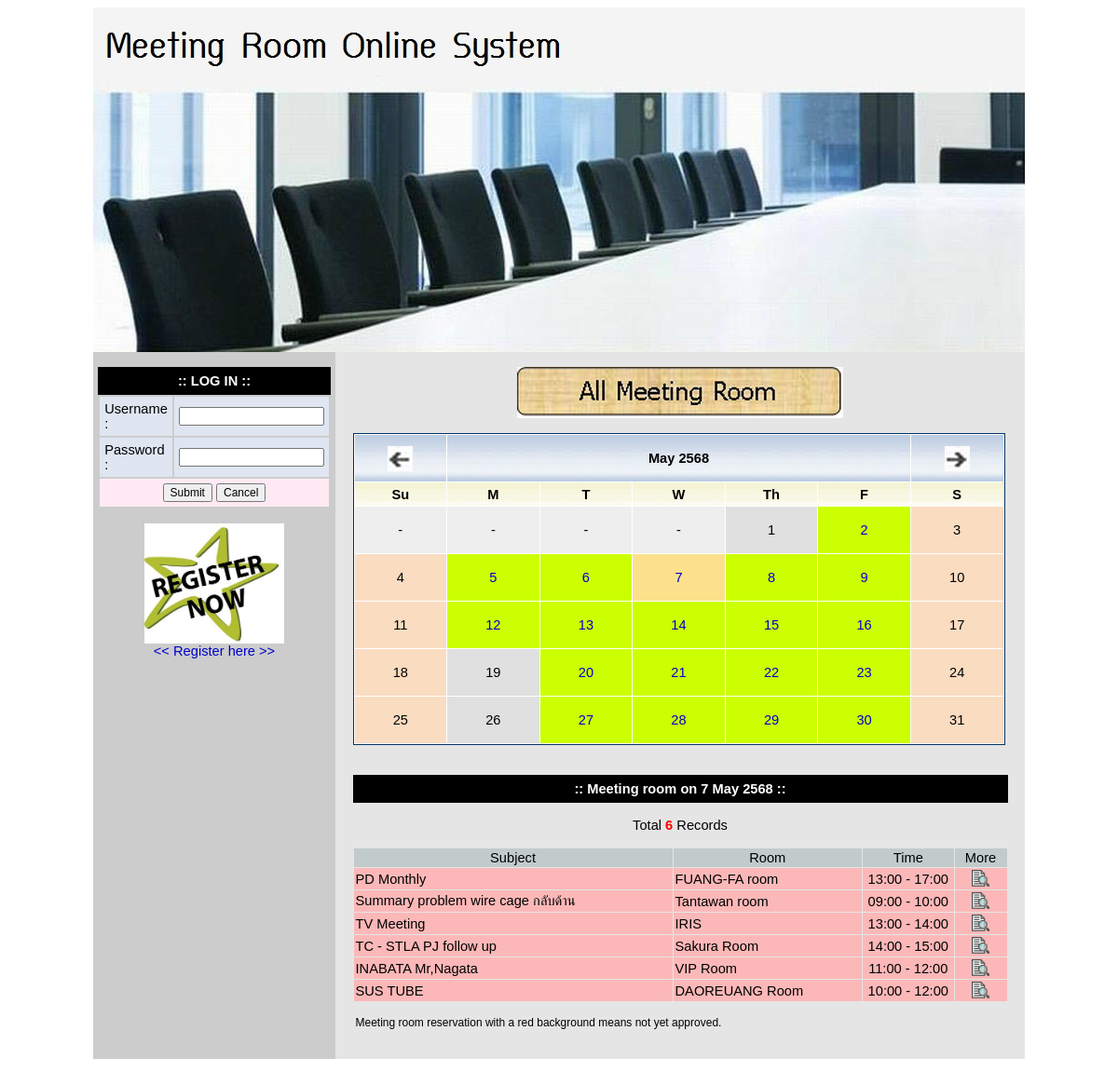
The page / on the database its author committed.
### tables this page shows
CREATE TABLE `booking_tb` (
  `id` int(5) NOT NULL,
  `subject` varchar(200) NOT NULL,
  `header` varchar(200) NOT NULL,
  `nummeeting` varchar(10) NOT NULL,
  `room_id` varchar(5) NOT NULL,
  `booking_date` date NOT NULL,
  `time_start` time NOT NULL,
  `time_end` time NOT NULL,
  `checktool` text,
  `checkfood` text,
  `department` varchar(200) NOT NULL,
  `person_meeting` text NOT NULL,
  `remark` text NOT NULL,
  `username` varchar(100) NOT NULL,
  `datetime_send` varchar(50) NOT NULL,
  `booking_status` varchar(50) NOT NULL,
  `txt_tmp1` text,
  `txt_tmp2` text
);

CREATE TABLE `room_tb` (
  `id` int(5) NOT NULL,
  `room_name` varchar(200) NOT NULL,
  `room_pic` varchar(100) NOT NULL,
  `room_address` varchar(500) NOT NULL,
  `total_seat` varchar(10) NOT NULL,
  `response_name` varchar(200) NOT NULL,
  `department` varchar(200) NOT NULL,
  `tel` varchar(200) NOT NULL,
  `remarks` varchar(500) NOT NULL
);

### function.php (called while the page is built, shortened)
<?php
function DateThai($strDate)
{
     $strYear = date("Y",strtotime($strDate))+543;
     $strMonth= date("n",strtotime($strDate));
     $strDay= date("j",strtotime($strDate));
     $strMonthCut = Array("","January","February","March","April","May","June","July","August","September","October","November","December");
     $strMonthThai=$strMonthCut[$strMonth];
     return "$strDay $strMonthThai $strYear";
}
function convert_time($time_tmp)
{
     if($time_tmp != ""){
          $time_tmp_arr = explode(":",$time_tmp);
          $str_return = $time_tmp_arr[0].":".$time_tmp_arr[1];
     }
     else
     {
          $str_return = "";
     }
     return $str_return;
}
?>

### index.php (the view, shortened to what this page needs)
<?php
include "function.php";
?>
<!DOCTYPE html PUBLIC "-//W3C//DTD XHTML 1.0 Transitional//EN" "http://www.w3.org/TR/xhtml1/DTD/xhtml1-transitional.dtd">
<html xmlns="http://www.w3.org/1999/xhtml">
<head>
</head>
<body>
<center>
<table border="0" cellpadding="0" cellspacing="0" width="1000">
  <tbody><tr>
    <td>
<table class="bottom_border" border="0" cellpadding="0" cellspacing="0" width="100%">
  <tbody>
  <tr>
      <td align="center"><img src="images/meeting_header.jpg"></td>
  </tr>
</tbody>
</table>
</td>
  </tr>
  <tr>
    <td><table border="0" cellpadding="0" cellspacing="0" width="100%">
      <tbody><tr>
        <td class="right_border" bgcolor="#CCCCCC" valign="top" width="15%"><table border="0" cellpadding="0" cellspacing="0" width="260">
          <tbody><tr>
            <td>&nbsp;</td>
          </tr>
          <tr>
            <td>
<table border="0" cellpadding="0" cellspacing="0" width="100%">
  <tbody><tr>
    <td>
<form action="user_login.php" method="post" name="form1" onsubmit="return checkform(this);">
<table align="center" border="0" cellpadding="0" cellspacing="0" width="90%">
      <tbody>
        <tr>
        <td bgcolor="#000000" height="30" align="center"><font color="#FFFFFF"><b>:: LOG IN ::</b></font></td>
        </tr>
      <tr>
        <td><table align="center" border="0" cellpadding="5" cellspacing="2" width="100%">
          <tbody><tr bgcolor="#DFE6F1">
            <td bgcolor="#DFE6F1" width="40%"><div align="left">Username : </div></td>
            <td width="60%" align="left"><input name="username" id="username" type="text" size="19"></td>
          </tr>
          <tr bgcolor="#DFE6F1">
            <td bgcolor="#DFE6F1"><div align="left">Password : </div></td>
            <td align="left"><input name="password" id="password" type="password" size="19"></td>
          </tr>
          <tr bgcolor="#FFEAF4">
            <td colspan="2" align="center"><input name="submit_bt" value="Submit" type="submit"> <input name="reset_bt" value="Cancel" type="reset"></td>
          </tr>
        </tbody></table></td>
        </tr>
    </tbody>
</table>
</form>
<br>
<center>
<a href="register.php"><img src="images/register.jpg" width="150" border="0"><br><< Register here >></a>
</center>
    </td>
  </tr>
  <tr>
    <td>&nbsp;</td>
  </tr>
</tbody></table>
</td>
          </tr>
        </tbody></table></td>
        <td bgcolor="#E5E5E5" valign="top" width="85%"><table align="center" border="0" cellpadding="0" cellspacing="0" width="95%">
          <tbody><tr>
            <td>&nbsp;</td>
          </tr>
          <tr>
            <td>
<center>
<a href="show_all_room.php" onclick="NewWindow(this.href,'show_tuple','700','500','yes');return false"><img src="images/all_room_label.jpg" border="0"></a>
</center>
<br>
<?php
include"calendar.php";
?>
<br></td>
          </tr>
          <tr>
            <td>&nbsp;</td>
          </tr>
          <tr>
            <td>
            <table border="0" cellpadding="0" cellspacing="0" width="100%">
              <tbody>
<?php
if($date != "")
{
?>
              <tr>
                <td align="center" bgcolor="#000000" height="30"><font color="#FFFFFF"><b>:: Meeting room on <?php echo DateThai($date); ?> ::</b></font></td>
              </tr>
              <tr>
                <td>&nbsp;</td>
              </tr>
              <tr>
                <td>
<?php
$strSQL = "SELECT * FROM booking_tb WHERE booking_date = '$date' ORDER BY room_id,time_start";
$result = mysql_query($strSQL);
$total_login = mysql_num_rows($result);
?>
                  <div align="center">Total <font color="red"><b><?php echo $total_login; ?></b></font> Records</div><br>
	<table bordercolorlight="#999999" bordercolordark="#FFFFFF" align="center" border="0" bordercolor="#FFFFFF" cellpadding="2" cellspacing="1" height="25" width="100%">
                    <tbody>
                     <tr bgcolor="#C1CBCB">
                      <td width="49%" align="center">Subject</td>
                      <td width="29%" align="center">Room</td>
                      <td width="14%" align="center">Time</td>
                      <td width="8%" align="center">More</td>
                    </tr>
<?php
While($row = mysql_fetch_array($result)){
$room_id = $row['room_id'];
$strSQL_tmp = "SELECT * FROM room_tb WHERE id = '$room_id'";
$result_tmp = mysql_query($strSQL_tmp);
$row_tmp = mysql_fetch_array($result_tmp);
$room_name = $row_tmp['room_name'];
?>
                     <tr bgcolor="<?php if($row['booking_status'] == "NOT_ACTIVE") echo "#FCB8B8"; else echo "#F2F5F5"; ?>">
                      <td align="left"><?php echo $row['subject']; ?></td>
                      <td align="left"><?php echo $room_name; ?></td>
                      <td align="center"><?php echo convert_time($row['time_start']); ?> - <?php echo convert_time($row['time_end']); ?></td>
                      <td align="center"><a href="show_details.php?id=<?php echo $row['id'];?>" onclick="NewWindow(this.href,'show_tuple','700','500','yes');return false"><img src="images/view_icon.gif" width="19" border="0"></a></td>
                    </tr>
<?php
}
?>
                     <tr>
                      <td align="left" colspan="4" height="40"><small>Meeting room reservation with a red background means not yet approved.</small></td>
                    </tr>
                    </tbody>
	</table>
	</div>
                </td>
              </tr>
              <tr>
                <td>&nbsp;</td>
              </tr>
<?php
}
else
{
$date = date("Y-n-j");
?>
              <tr>
                <td align="center" bgcolor="#000000" height="30"><font color="#FFFFFF"><b>:: Meeting room on <?php echo DateThai(date("Y-n-j")); ?> ::</b></font></td>
              </tr>
              <tr>
                <td>&nbsp;</td>
              </tr>
              <tr>
                <td>
<?php
$strSQL = "SELECT * FROM booking_tb WHERE booking_date = '$date' ORDER BY room_id,time_start";
$result = mysql_query($strSQL);
$total_login = mysql_num_rows($result);
?>
                  <div align="center">Total <font color="red"><b><?php echo $total_login; ?></b></font> Records</div><br>
	<table bordercolorlight="#999999" bordercolordark="#FFFFFF" align="center" border="0" bordercolor="#FFFFFF" cellpadding="2" cellspacing="1" height="25" width="100%">
                    <tbody>
                     <tr bgcolor="#C1CBCB">
                      <td width="49%" align="center">Subject</td>
                      <td width="29%" align="center">Room</td>
                      <td width="14%" align="center">Time</td>
                      <td width="8%" align="center">More</td>
                    </tr>
<?php
While($row = mysql_fetch_array($result)){
$room_id = $row['room_id'];
$strSQL_tmp = "SELECT * FROM room_tb WHERE id = '$room_id'";
$result_tmp = mysql_query($strSQL_tmp);
$row_tmp = mysql_fetch_array($result_tmp);
$room_name = $row_tmp['room_name'];
?>
                     <tr bgcolor="<?php if($row['booking_status'] == "NOT_ACTIVE") echo "#FCB8B8"; else echo "#F2F5F5"; ?>">
                      <td align="left"><?php echo $row['subject']; ?></td>
                      <td align="left"><?php echo $room_name; ?></td>
                      <td align="center"><?php echo convert_time($row['time_start']); ?> - <?php echo convert_time($row['time_end']); ?></td>
                      <td align="center"><a href="show_details.php?id=<?php echo $row['id'];?>" onclick="NewWindow(this.href,'show_tuple','700','500','yes');return false"><img src="images/view_icon.gif" width="19" border="0"></a></td>
                    </tr>
<?php
}
?>
                     <tr>
                      <td align="left" colspan="4" height="40"><small>Meeting room reservation with a red background means not yet approved.</small></td>
                    </tr>
                    </tbody>
	</table>
                </td>
              </tr>
              <tr>
                <td>&nbsp;</td>
              </tr>
<?php
}
?>
                  </tbody>
	</table>
               </td>
              </tr>
            </tbody></table>
						</td>
          </tr>
          <tr>
            <td>&nbsp;</td>
          </tr>
        </tbody></table></td>
      </tr>
      <tr>
        <td colspan="2">
<table border="0" cellpadding="0" cellspacing="0" height="10" width="100%">
  <tbody><tr>
    <td></td>
  </tr>
</tbody>
</table>
</td>
        </tr>
    </tbody></table></td>
</center>
</body>
</html>

### calendar.php (shortened to what this page needs)
<?php
$month = $_GET['month'];
$year = $_GET['year'];
class Calendar
{
    function getMonthView($month, $year)
    {
        return $this->getMonthHTML($month, $year);
    }
    function getDaysInMonth($month, $year)
    {
        $d = $this->daysInMonth[$month - 1];
        return $d;
    }
    function getMonthHTML($m, $y, $showYear = 1)
    {
        $s = "";
        $a = $this->adjustDate($m, $y);
        $month = $a[0];
        $year = $a[1];
    	$daysInMonth = $this->getDaysInMonth($month, $year);
    	$date = getdate(mktime(12, 0, 0, $month, 1, $year));
    	$first = $date["wday"];
    	$monthName = $this->monthNames[$month - 1];
    	$prev = $this->adjustDate($month - 1, $year);
    	$next = $this->adjustDate($month + 1, $year);
    	if ($showYear == 1)
    	{
    	    $prevMonth = $this->getCalendarLink($prev[0], $prev[1]);
    	    $nextMonth = $this->getCalendarLink($next[0], $next[1]);
    	}
    	else
    	{
    	    $prevMonth = "";
    	    $nextMonth = "";
    	}
    	$header = $monthName . (($showYear > 0) ? " " . ($year+543) : "");
    	$s .= "<table width=\"700\" border=\"0\" cellpadding=\"0\" cellspacing=\"1\" bgcolor=\"#003366\">";
    	$s .= "  <tr>";
    	$s .= "    <td bgcolor=\"#FFFFFF\">";
    	$s .= "<table class=\"calendar\" border=\"0\" width=\"100%\"  cellpadding=\"0\" cellspacing=\"1\">\n";
    	$s .= "<tr height=\"50\">\n";
    	$s .= "<td align=\"center\" background=\"images/monthBg.gif\" height=\"22\">" . (($prevMonth == "") ? "&nbsp;" : "<a href=\"$prevMonth\" title=\"Previous Month\"><img src=\"images/dot10.gif\" border=\"0\"></a>")  . "</td>\n";
    	$s .= "<td align=\"center\"  background=\"images/monthBg.gif\"  colspan=\"5\"><b><center>$header</center></b></td>\n";
    	$s .= "<td align=\"center\"  background=\"images/monthBg.gif\">" . (($nextMonth == "") ? "&nbsp;" : "<center><a href=\"$nextMonth\" title=\"Next Month\"><img src=\"images/dot09.gif\" border=\"0\"></a></center>")  . "</td>\n";
    	$s .= "</tr>\n";
    	$s .= "<tr>\n";
    	$s .= "<td align=\"center\" valign=\"middle\"  background=\"images/dayBg.gif\" height=\"25\" width=\"14%\"><center><b>" . $this->dayNames[($this->startDay)%7] . "</b></center></td>\n";
    	$s .= "<td align=\"center\" valign=\"middle\"  background=\"images/dayBg.gif\" height=\"25\" width=\"14%\"><center><b>" . $this->dayNames[($this->startDay+1)%7] . "</b></center></td>\n";
    	$s .= "<td align=\"center\" valign=\"middle\"  background=\"images/dayBg.gif\" height=\"25\" width=\"14%\"><center><b>" . $this->dayNames[($this->startDay+2)%7] . "</b></center></td>\n";
    	$s .= "<td align=\"center\" valign=\"middle\"  background=\"images/dayBg.gif\" height=\"25\" width=\"14%\"><center><b>" . $this->dayNames[($this->startDay+3)%7] . "</b></center></td>\n";
    	$s .= "<td align=\"center\" valign=\"middle\"  background=\"images/dayBg.gif\" height=\"25\" width=\"14%\"><center><b>" . $this->dayNames[($this->startDay+4)%7] . "</b></center></td>\n";
    	$s .= "<td align=\"center\" valign=\"middle\"  background=\"images/dayBg.gif\" height=\"25\" width=\"14%\"><center><b>" . $this->dayNames[($this->startDay+5)%7] . "</b></center></td>\n";
    	$s .= "<td align=\"center\" valign=\"middle\"  background=\"images/dayBg.gif\" height=\"25\" width=\"14%\"><center><b>" . $this->dayNames[($this->startDay+6)%7] . "</b></center></td>\n";
    	$s .= "</tr>\n";
    	$d = $this->startDay + 1 - $first;
        $today = getdate(time());
    	while ($d <= $daysInMonth)
    	{
    	    $s .= "<tr>\n";
    	    for ($i = 0; $i < 7; $i++)
    	    {
        	    $class = ($year == $today["year"] && $month == $today["mon"] && $d == $today["mday"]) ? "calendarToday" : "calendar";
			if($d >=1 and $d <=31 )
			{
				$sql="select * from booking_tb where booking_date='$year-$month-$d' ";
				$query=mysql_query($sql);
				$result=mysql_fetch_array($query);
			}
			else
			{
			$result="";
			}
				if($result)
				{
				$link="?month=$_GET[month]&year=$_GET[year]&date=$year-$month-$d";
				$title = "ดูข้อมูลการจองห้องประชุม";
				}
				else
				{
				$link="";
				$title="";
				}
				if($result != "")
				{
				$bgcolor="CCFF00";
				}
				else if(($i ==0 or $i == 6) && ($d > 0 && $d <= $daysInMonth))
				{
				$bgcolor="FADCC1";
				}
				else if($d > 0 && $d <= $daysInMonth)
				{
				$bgcolor="E0E0E0";
				}
				else
				{
				$bgcolor="EEEEEE";
				}
				if(date("Y-n-j") == "$year-$month-$d")
				{
				$bgcolor="FCE08C";
				}
    	        $s .= "<td class=\"$class\" align=\"right\" height=\"50\" bgcolor=\"$bgcolor\" title=\"$title\"><center>";
    	        if ($d > 0 && $d <= $daysInMonth)
    	        {
    	            $s .= (($link == "") ? $d : "<center><a href=\"$link\">$d</a></center>");
    	        }
    	        else
    	        {
    	            $s .= "-";
    	        }
      	        $s .= "</td>\n";
        	    $d++;
    	    }
    	    $s .= "</tr>\n";
    	}
    	$s .= "</table>\n";
    	$s .= "</td>";
    	$s .= "</tr>";
    	$s .= "</table>";
    	return $s;
    }
    function adjustDate($month, $year)
    {
        $a = array();
        $a[0] = $month;
        $a[1] = $year;
        return $a;
    }
    var $startDay = 0;
    var $dayNames = array("Su", "M", "T", "W", "Th", "F", "S");
    var $monthNames = array("January", "February", "March", "April", "May", "June",
                            "July", "August", "September", "October", "November", "December");
    var $daysInMonth = array(31, 28, 31, 30, 31, 30, 31, 31, 30, 31, 30, 31);
}
class MyCalendar extends Calendar
{
    function getCalendarLink($month, $year)
    {
        $s = getenv('SCRIPT_NAME');
        return "$s?month=$month&year=$year";
    }
}
?>
<?php
$d = getdate(time());
if ($month == "")
{
    $month = $d["mon"];
}
if ($year == "")
{
    $year = $d["year"];
}
$cal = new MyCalendar;
echo $cal->getMonthView($month, $year);
?>

### index.php (style rules this page uses)
A:link { color: #0000cc; text-decoration:none }
input, textarea { font-family: Arial, Helvetica, sans-serif; font-size: 9pt; }
b { font-family: Arial, Helvetica, sans-serif; font-size: 11pt; }
font, td { font-family: Arial, Helvetica, sans-serif; font-size: 11pt; }
BODY { font-size: 9pt; font-family: Arial, Helvetica, sans-serif; }

### rows shown on the page
booking_tb: subject "PD Monthly", room_tb.room_name "FUANG-FA room", time_start "13:00", time_end "17:00"
booking_tb: subject "Summary problem wire cage กลับด้าน", room_tb.room_name "Tantawan room", time_start "09:00", time_end "10:00"
booking_tb: subject "TV Meeting", room_tb.room_name "IRIS", time_start "13:00", time_end "14:00"
booking_tb: subject "TC - STLA PJ follow up", room_tb.room_name "Sakura Room", time_start "14:00", time_end "15:00"
booking_tb: subject "INABATA Mr,Nagata", room_tb.room_name "VIP Room", time_start "11:00", time_end "12:00"
booking_tb: subject "SUS TUBE", room_tb.room_name "DAOREUANG Room", time_start "10:00", time_end "12:00"

### other values the page prints
$header "May 2568"
$this->dayNames[($this->startDay)%7] "Su"
$this->dayNames[($this->startDay+1)%7] "M"
$this->dayNames[($this->startDay+2)%7] "T"
$this->dayNames[($this->startDay+3)%7] "W"
$this->dayNames[($this->startDay+4)%7] "Th"
$this->dayNames[($this->startDay+5)%7] "F"
$this->dayNames[($this->startDay+6)%7] "S"
$total_login "6"
